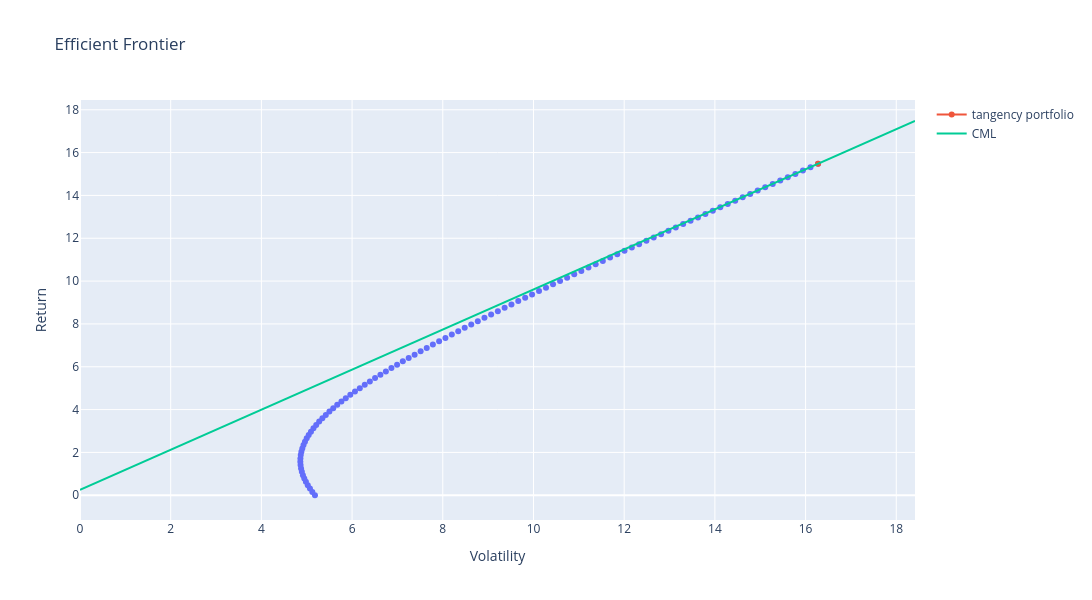
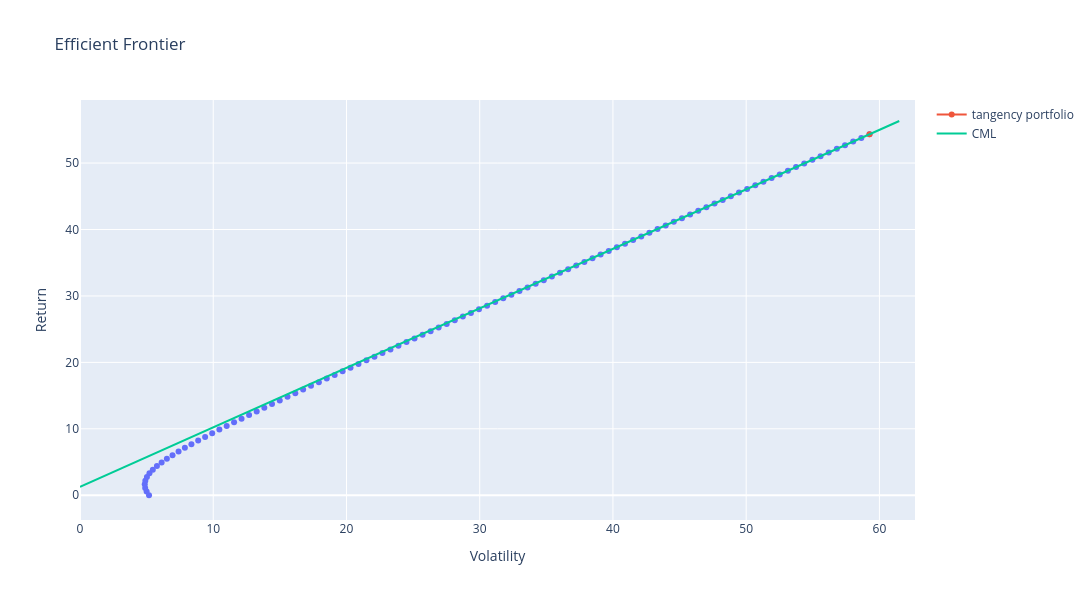
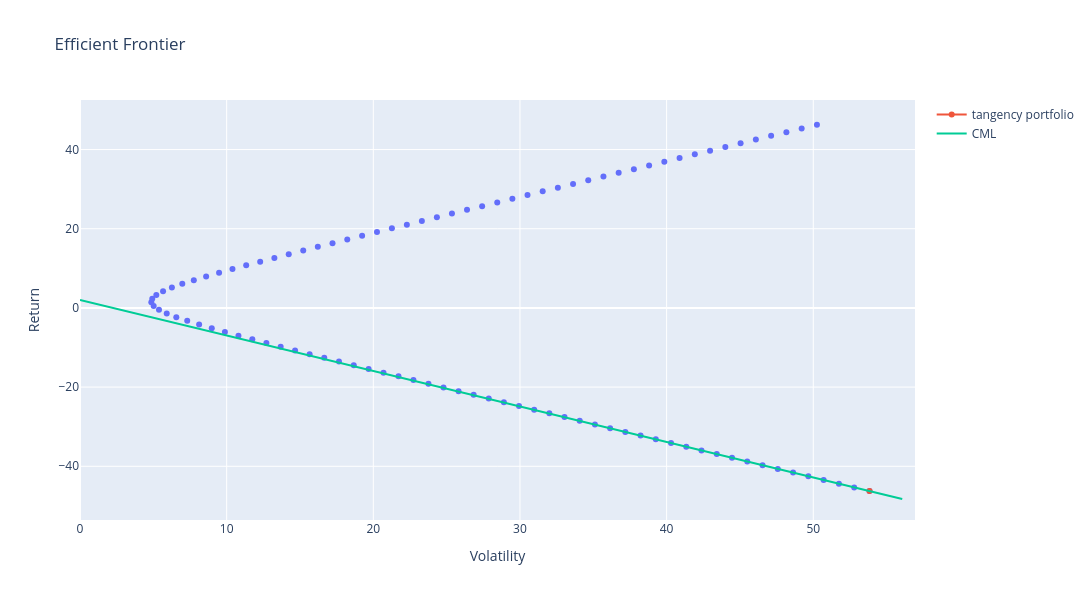

Notebook code for these charts, in order:
### Code cell
#plot efficient frontier
I = [0, 1, 2]
SR = [0, 0, 0]
x = [0, 0, 0]

for i in I:
    SR[i] = (Return[i]-RF[i])/Volatility[i]

    if SR[i] > 0:
       yl = Return[i]+0.02
       RTu = Return[i]
       RTl = 0
    else:
       yl = Return[i]-0.02
       RTu = -1*Return[i]
       RTl = Return[i]
       
    x[i]= (yl-RF[i])/SR[i]

    FT = EFFT(r, cov, RTl, RTu, 100)
    efft = 100 * pd.DataFrame(FT, columns=['Volatility', 'Return'])
    fig = px.scatter(efft, x = 'Volatility', y = 'Return', title = 'Efficient Frontier', width = 1200, height = 600 )
    fig.add_trace(go.Scatter(x = [100*pv.at[i,'portfolio volatility']], y = [100*pr.at[i,'portfolio return']],
                             name = 'tangency portfolio')) #plot tangency portfolio
    fig.add_trace(go.Scatter(x = [0, 100*pv.at[i,'portfolio volatility'], 100*x[i]],  
                             y = [100*rf.at[i,'risk-free rate'], 100*pr.at[i,'portfolio return'], 100*yl] #plot CML
                             , mode = 'lines',name = 'CML'))
    fig.show()
